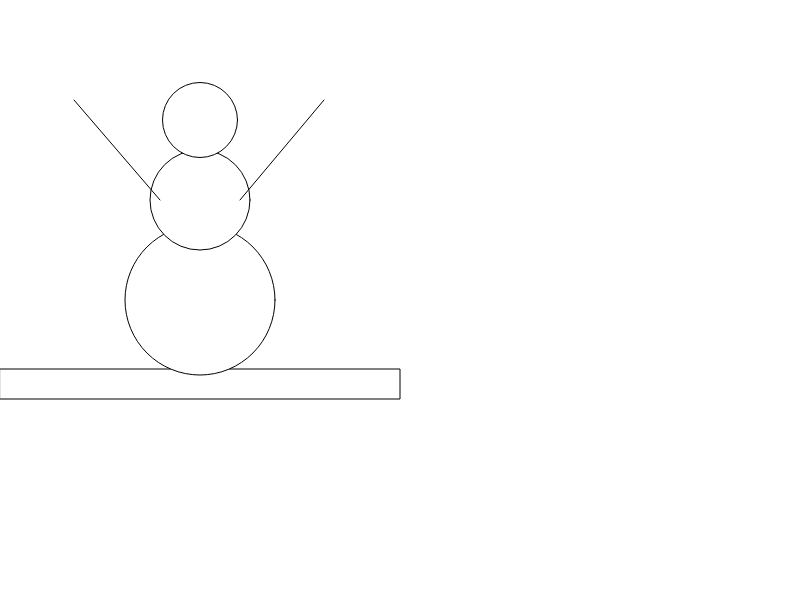
Frame 1 (no input)
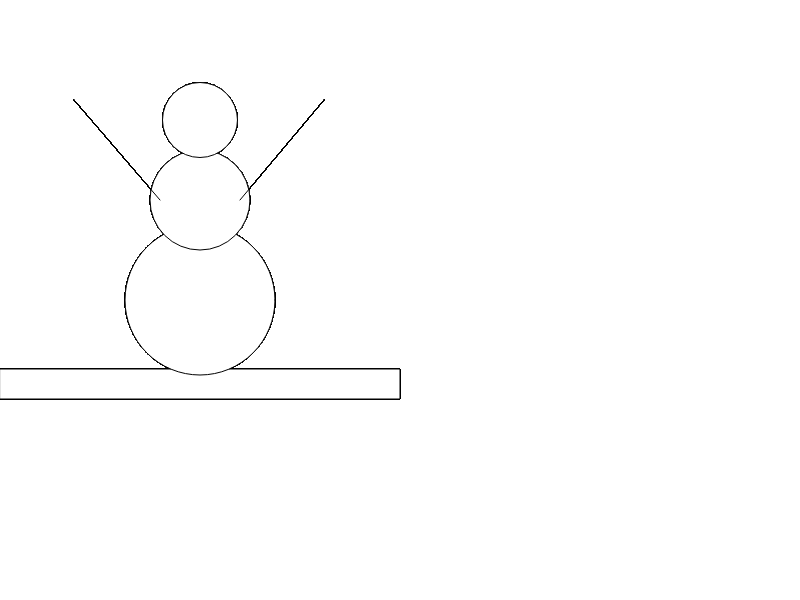
Frame 60 (no input)
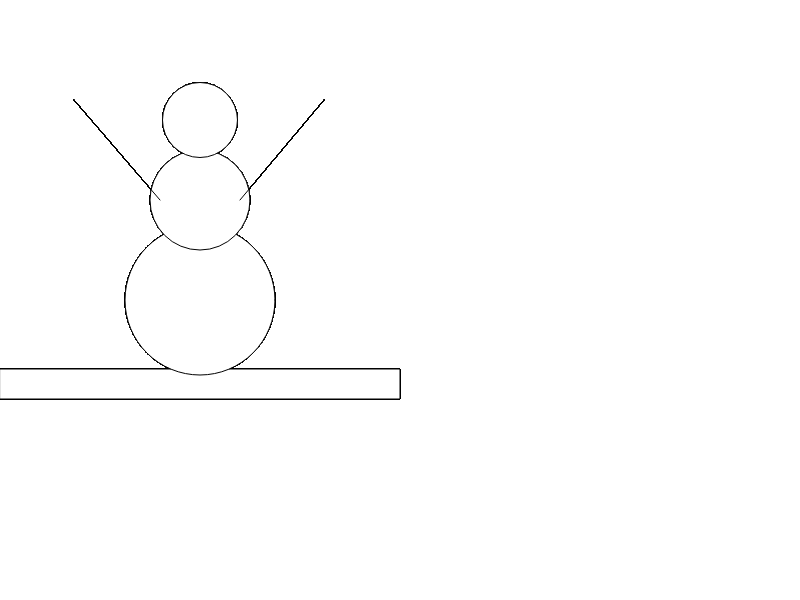
Frame 120 (the mouse pressed at the canvas centre since frame 60)

The p5.js sketch that drew these frames (run headless with seeded random() and noise() and a simulated clock; from frame 60 on, the mouse is pressed at the canvas centre):

// p5.js sketch
// ── sketch.js
function setup() {
  // put setup code here
  createCanvas(800,600);
}

function draw() {
  // put drawing code here
  rect (0, 369, 400, 30);
  ellipse(200, 300, 150, 150);
  ellipse(200, 200, 100, 100);
  ellipse(200, 120, 75, 75);
  line (160, 200, 74, 100);
  line (240, 200, 324, 100);
}
